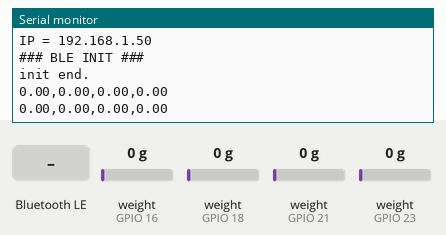
A sketch run on a simulated ESP32. Shown: the last lines printed to the serial monitor. The test bench sets the inputs (shaded band); at power-on: weight on the scale (sensors on GPIO 16, GPIO 18, GPIO 21, GPIO 23) 0 g. WiFi joins after 1.5 s; servers stay silent unless stated; EEPROM starts erased; nothing arrives over Bluetooth unless stated; a phone connects over Bluetooth LE 3 s after start.

Above: at 3.2 s.
3.3 s: Bluetooth LE write "calibrate" received
At 3.9 s:
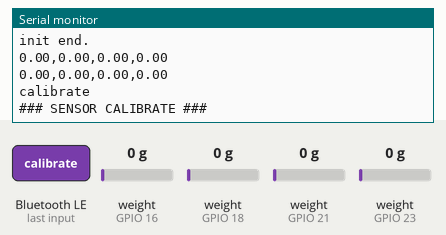
5.0 s: Bluetooth LE write "200" received
At 6.2 s:
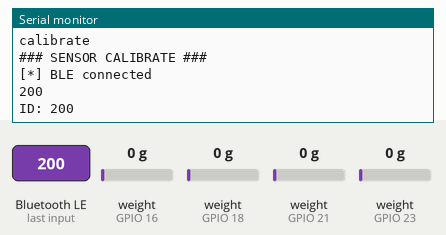
6.5 s: Bluetooth LE write "r" received
At 7.4 s:
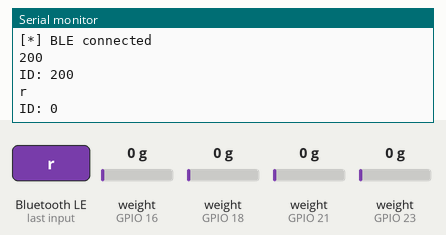
9.6 s: Bluetooth LE write "c" received
At 9.87 s:
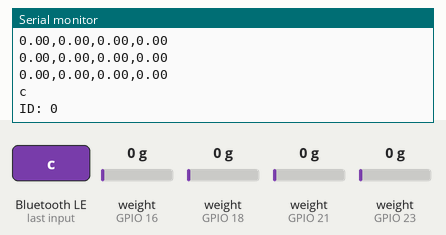

Measured:
- after the input at 3.3 s, the serial monitor: prints a new line at once (image 1)
- after the input at 5.0 s, the serial monitor: prints a new line at once (image 2)
- after the input at 6.5 s, the serial monitor: prints a new line at once (image 3)
- after the input at 9.6 s, the serial monitor: prints a new line at once (image 4)

The sketch:

health-chairFW.ino
```cpp
#include "Hx711.h"
#include "Save.h"
#include "Wifi.h"
#include "Ble.h"

#include <HTTPClient.h>
#include <ArduinoJson.h>

#define HX711_DATA_1 23
#define HX711_CLK_1 22

#define HX711_DATA_2 21
#define HX711_CLK_2 19

#define HX711_DATA_3 18
#define HX711_CLK_3 17

#define HX711_DATA_4 16
#define HX711_CLK_4 15

#define USE_WIFI

int count = 0;

void setup() {
  Serial.begin(500000);
  delay(500);
  Serial.println("");
  save.setup();
  scale.setup(HX711_DATA_1, HX711_CLK_1, HX711_DATA_2, HX711_CLK_2, HX711_DATA_3, HX711_CLK_3, HX711_DATA_4, HX711_CLK_4);

#ifdef USE_WIFI
  wifi.setup(save.data.ssid, save.data.pass);
#endif
  ble.setup();
}

void loop() {
  /* scaleの更新 */
  scale.update();

  /* jsonの作成*/
  char ios_json[130];
  StaticJsonDocument<100> doc;
  doc["id"] = save.data.id;
  doc["w0"] = scale.getWeight(0);
  doc["w1"] = scale.getWeight(1);
  doc["w2"] = scale.getWeight(2);
  doc["w3"] = scale.getWeight(3);
  doc["wifi"] = wifi.getStatus();
  serializeJson(doc, ios_json);
  //  Serial.println(ios_json);

#ifdef USE_WIFI
  /* http送信*/
  if (count > 200) {
    /* wifiの状況確認 */
    if (!ble.getConnectStatus()) {
      wifi.setup(save.data.ssid, save.data.pass);
    }
    char server_json[130];
    StaticJsonDocument<100> doc;
    doc["id"] = save.data.id;
    doc["w0"] = scale.getWeight(0);
    doc["w1"] = scale.getWeight(1);
    doc["w2"] = scale.getWeight(2);
    doc["w3"] = scale.getWeight(3);
    serializeJson(doc, server_json);

    HTTPClient httpClient;
    httpClient.begin("http://api.jphacks2022.so298.net/data/");
    httpClient.addHeader("Content-Type", "application/json");
    //  POSTしてステータスコードを取得する
    int status_code = httpClient.POST((uint8_t *)server_json, strlen(server_json));
    if (status_code == 200)
    {
      Serial.println("[*] POST Success");
    } else {
      Serial.println("[*] POST Failed");
    }
    httpClient.end();
    count = 0;
  }
  count++;
#endif

  /* BLE送信 */
  ble.write(ios_json);
  ble.checkStatus();
  delay(100);

  /* キャリブ */
  if (ble.getCalibStatus()) {
    scale.calibrate();
  }
  if(ble.getWifiSetupStatus()){
    wifi.setup(save.data.ssid, save.data.pass);
  }

  /* print*/
  //Serial.println(scale.getWeight(0) + scale.getWeight(1) + scale.getWeight(2) + scale.getWeight(3));
  Serial.print(scale.getWeight(0)); Serial.print(",");
  Serial.print(scale.getWeight(1)); Serial.print(",");
  Serial.print(scale.getWeight(2)); Serial.print(",");
  Serial.println(scale.getWeight(3));


  if (Serial.available() > 0) {
    // 受信したデータの1バイトを読み取る
    char incoming = Serial.read();
    if (incoming == 'r') {
      ESP.restart();
    } else if (incoming == 'c') {
      scale.calibrate();
    }
  }

}
```

Ble.h
```cpp
#pragma once
#include <Arduino.h>

#include <BLEDevice.h>
#include <BLEUtils.h>
#include <BLEServer.h>
#include <ArduinoJson.h>
#include <string.h>

#include "Save.h"
#include "Hx711.h"

#define SERVICE_UUID "2309e44f-cb8d-43fc-95b2-4c7134c23467"
#define CHARACTERISTIC_UUID "37216a09-9f31-40f7-ab16-54ae5b32fd19"

#define BT_NAME "smart-chair"

static bool deviceConnected = false;
static bool calibStatus = false;
static bool wifiStatus = false;

class BleServerCallbacks: public BLEServerCallbacks {
    void onConnect(BLEServer* pServer) {
      deviceConnected = true;
      Serial.println("[*] BLE connected");
    };

    void onDisconnect(BLEServer* pServer) {
      deviceConnected = false;
      Serial.println("[*] BLE disconnected");
    }
};

class BleCallbacks : public BLECharacteristicCallbacks {
    void onWrite(BLECharacteristic* pCharacteristic) {
      std::string value = pCharacteristic->getValue();

      if (value.length() > 0) {
        String received = value.c_str();
        Serial.println(received);

        StaticJsonDocument<150> doc;

        // Deserialize the JSON document
        DeserializationError error = deserializeJson(doc, received);

        if (doc["ssid"] != nullptr) {
          /* ssid pass設定 */
          strcpy(save.data.ssid, doc["ssid"].as<const char*>());
          strcpy(save.data.pass, doc["pass"].as<const char*>());

          Serial.print("Wifi setting to ");
          Serial.print(save.data.ssid);
          Serial.print(" ");
          Serial.println(save.data.pass);

          save.save();
          wifiStatus = true;

          return;
        } else {
          if (received == "calibrate") {
            calibStatus = true;
          } else {
            save.data.id = received.toInt();
            save.save();
            Serial.print("ID: ");
            Serial.println(save.data.id);
          }
        }
      }
    }
};

class Ble {
  private:
    BLECharacteristic* pCharacteristic;
    BLEServer* pServer = NULL;
    bool oldDeviceConnected = false;

  public:
    void setup() {
      Serial.println("### BLE INIT ###");
      BLEDevice::init(BT_NAME); // この名前がスマホなどに表示される
      pServer = BLEDevice::createServer();
      pServer->setCallbacks(new BleServerCallbacks());
      BLEService* pService = pServer->createService(SERVICE_UUID);
      pCharacteristic = pService->createCharacteristic(
                          CHARACTERISTIC_UUID,
                          BLECharacteristic::PROPERTY_READ |
                          BLECharacteristic::PROPERTY_WRITE |
                          BLECharacteristic::PROPERTY_NOTIFY |
                          BLECharacteristic::PROPERTY_INDICATE
                        );
      pCharacteristic->setCallbacks(new BleCallbacks());
      pService->start();
      BLEAdvertising* pAdvertising = BLEDevice::getAdvertising();
      pAdvertising->addServiceUUID(SERVICE_UUID);
      pAdvertising->setScanResponse(true);
      pAdvertising->setMinPreferred(0x06);  // iPhone接続の問題に役立つ
      pAdvertising->setMinPreferred(0x12);
      BLEDevice::startAdvertising();
      Serial.println("init end.");
    }

    void write(char* i) {
      if (deviceConnected) {
        pCharacteristic->setValue(i);
        pCharacteristic->notify();
      }
    }

    void checkStatus() {
      // disconnecting
      if (!deviceConnected && oldDeviceConnected) {
        delay(500); // give the bluetooth stack the chance to get things ready
        pServer->startAdvertising(); // restart advertising
        Serial.println("### BLE start advertising ###");
        oldDeviceConnected = deviceConnected;
      }
      // connecting
      if (deviceConnected && !oldDeviceConnected) {
        // do stuff here on connecting
        oldDeviceConnected = deviceConnected;
      }
    }

    bool getCalibStatus() {
      if (calibStatus) {
        calibStatus = false;
        return true;
      }
      return false;
    }

    bool getWifiSetupStatus(){
      if(wifiStatus){
        wifiStatus = false;
        return true;
      }
      return false;
    }

    bool getConnectStatus(){
      return deviceConnected;
    }

};

Ble ble;
```

Hx711.h
```cpp
#pragma once

#include "HX711.h"
#include <stdint.h>
#include "Save.h"

#define SENSOR_NUM 4

class Hx711 {
  private:
    HX711 scale[SENSOR_NUM];
    float weight[SENSOR_NUM];
    float divider[SENSOR_NUM] = {-52218, -52218, -52218, -52218};
  public:
    void setup(uint8_t data_pin1, uint8_t clk_pin1, uint8_t data_pin2, uint8_t clk_pin2, uint8_t data_pin3, uint8_t clk_pin3, uint8_t data_pin4, uint8_t clk_pin4) {
      Serial.println("### SENSOR INIT ###");
      scale[0].begin(data_pin1, clk_pin1);
      scale[1].begin(data_pin2, clk_pin2);
      scale[2].begin(data_pin3, clk_pin3);
      scale[3].begin(data_pin4, clk_pin4);
      for (int i = 0; i < SENSOR_NUM; i++) {
        weight[i] = 0;
      }
      Serial.println("init end");
    };

    void calibrate() {
      Serial.println("### SENSOR CALIBRATE ###");
      delay(1000);
      float t = 10;
      save.data.offset[0] = 0;
      save.data.offset[1] = 0;
      save.data.offset[2] = 0;
      save.data.offset[3] = 0;
      for (int j = 0; j < t; j++) {
        for (int i = 0; i < SENSOR_NUM; i++) {
          save.data.offset[i] += (float)scale[i].read() / (float)t;
        }
      }
      save.save();
      Serial.println("calibrate end");
    }

    void update() {
      for (int i = 0; i < SENSOR_NUM; i++) {
        float alpha = 0.85;
        weight[i] = weight[i] * alpha + (scale[i].read() - save.data.offset[i]) / divider[i] * (1 - alpha);
      }
    }

    float getWeight(int num) {
      if (num < 0 || num >= SENSOR_NUM) {
        Serial.println("getWeight: index out of range.");
        return 0;
      }
      return weight[num] < 0 ? 0 : weight[num];
    }
};

Hx711 scale;
```

Save.h
```cpp
#pragma once

#include <Arduino.h>
#include <EEPROM.h>
#include <string.h>

#define VER 1

struct DATA_SET {
  int check;
  int id;
  float offset[4];
  char ssid[30];
  char pass[30];
};


class Save {
  private:
    void load() {
      EEPROM.get<DATA_SET>(0, data);
      if (data.check != VER) { //バージョンをチェック
        data.check = VER;
        data.id = 0;
        data.offset[0] = 0;
        data.offset[1] = 0;
        data.offset[2] = 0;
        data.offset[3] = 0;
        strcpy(data.ssid, "");
        strcpy(data.pass, "");
        save();
      }
    }
  public:
    DATA_SET data;
    void setup() {
      Serial.println("### EEPROM INIT ###");
      EEPROM.begin(512);
      load();
      Serial.println("init end.");
    }

    void save() {
      //EEPROMに設定を保存する
      EEPROM.put<DATA_SET>(0, data);
      EEPROM.commit(); //大事
    }
};

Save save;
```

Wifi.h
```cpp
#pragma once
#include <Arduino.h>
#include <WiFi.h>

class Wifi {
  private:
    bool status = false;
  public:
    void setup(const char* ssid, const char* pass) {
      if ((WiFi.status() == WL_CONNECTED)) {
        return;
      }
      // WiFiのアクセスポイントに接続
      Serial.println("### WIFI INIT ###");
      Serial.print("WiFi connecting to ");
      Serial.print(ssid);
      Serial.print(" ");
      Serial.println(pass);
      WiFi.begin(ssid, pass);
      int count = 0;
      while (WiFi.status() != WL_CONNECTED) {
        if (count > 25) {
          Serial.println("failed");
          status = false;
          return;
        }
        count++;
        Serial.print(".");
        delay(500);
      }
      // ESP32のIPアドレスを出力
      status = true;
      Serial.println("WiFi Connected.");
      Serial.print("IP = ");
      Serial.println(WiFi.localIP());
    }

    //    void checkStatus() {
    //      if ((WiFi.status() != WL_CONNECTED)) {
    //        Serial.println("Reconnecting to WiFi...");
    //        WiFi.disconnect();
    //        WiFi.reconnect();
    //      }
    //    }

    bool getStatus() {
      return status;
    }
};

Wifi wifi;
```
